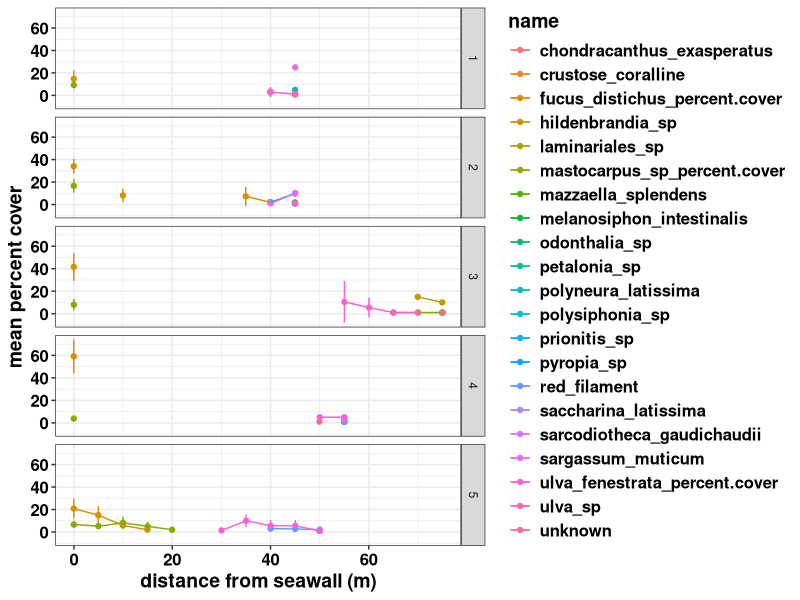

Write the R code that produced this figure.
## load packages
library(tidyverse)
library(plyr)
library(viridis)
library(ggplot2)+theme_set(theme_bw()+
                             theme(axis.text.y = element_text(colour = "black", size = 12, face = "bold"),
                                   axis.text.x = element_text(colour = "black", face = "bold", size = 12),
                                   legend.text = element_text(size = 12, face ="bold", colour ="black"),
                                   legend.position = "right", axis.title.y = element_text(face = "bold", size = 14),
                                   axis.title.x = element_text(face = "bold", size = 14, colour = "black"),
                                   legend.title = element_text(size = 14, colour = "black", face = "bold"),
                                   legend.key=element_blank()))

## set working directory
setwd("C:/Users/siobh/OneDrive - The University Of British Columbia/Project - Seaweed Seasonality Transects/seaweed_seasonality_2021-09-05/git_GW_seaweed_seasonality_transects")

## read in data
algae = read.csv("GW_seaweed_seasonality_transect_data1.csv")


## pivot data for analysis/graphing
algae.wide = algae %>% pivot_longer(-c(1:4))

## summarize data
algae.wide.grouped = ddply(algae.wide, c("transect_id","distance_along_transect_m","name"), 
                       summarise,
                       N = length(value), ## sample size
                       mean = mean(value),
                       sd = sd(value)) %>%
  mutate(se = sd/sqrt(N), ## standard error
         lci = mean - 1.960*(se), ## lower bound of 95% confidence interval
         uci = mean + 1.960*(se))


## plot all data
pd=position_dodge(0.1)
ggplot(data=algae.wide.grouped, aes(x=distance_along_transect_m, y=mean, colour=name))+
  geom_errorbar(aes(ymin=lci, ymax=uci), width=0.1, position=pd) +
  geom_point(position=pd)+
  geom_line(position=pd)+
  facet_grid(transect_id~.)+
  guides(colour=guide_legend(ncol=1))+
  ylab("mean percent cover")+
  xlab("distance from seawall (m)")
  
  
